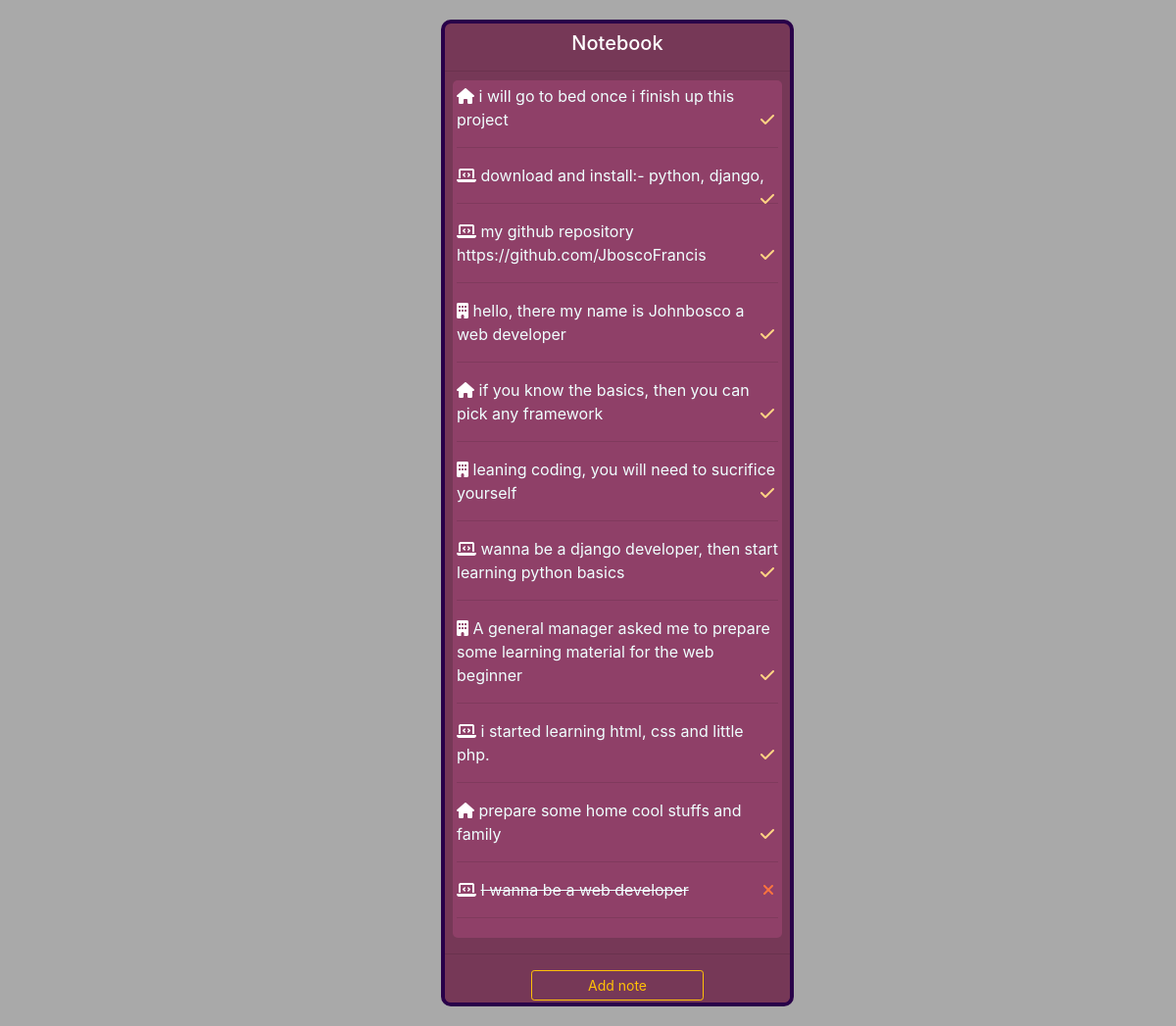
The page / on the database its author committed.
### note/models.py (models this page shows, shortened)
class Note(models.Model):
    note_info = models.TextField(max_length=200, null=True)
    category = models.CharField(choices=CATEGORY, default='ho', max_length=2)
    complete = models.BooleanField(default=False, null=True)
    date_created = models.DateTimeField(auto_now_add=True)
    def __str__(self):
        return self.note_info

### note/views.py (the view, shortened to what this page needs)
# urls.py: path('', views.index, name='index'),
def index(request):
    note = Note.objects.all().order_by('-date_created')
    form = NoteForm()
    context ={'note': note, 'form':form}
    return render(request, 'note/index.html', context)

### note/templates/note/index.html (shortened to what this page needs)
{% extends 'note/base.html'%}
{% block content %}
<div class="container-fluid">
    <div class="container-note pt-2">
        <div class="note-header">
            <h5 class="text-center">Notebook</h5>
            <hr>
        </div>
        <div class="note ml-2 mr-2">
            <div id="note-container">
                {% for note in note %}
                {% if note.category == 'ho'%}
                <div class="">
                    {% if note.complete == True %}
                    <i class="fas fa-home"></i> </i><span><a href="{% url 'detail' note.id %}"><strike>{{note}}</strike></a></span>
                    <a data-note="{{note.id}}" data-action="{{note.complete}}" class="complete mr-1" href="" style="float: right; color:#fb743e"><i class="fas fa-times"></i></a>
                    {% else %}
                    <i class="fas fa-home"></i> </i><span><a href="{% url 'detail' note.id %}">{{note}}</a></span>
                    <a data-note="{{note.id}}" data-action="{{note.complete}}" class="complete mr-1" href="" style="float: right; color:#ffd384"><i class="fas fa-check"></i></a>
                    {% endif %}
                </div>
                <hr>
                {% elif note.category == 'wo' %}
                <div class="">
                    {% if note.complete == True %}
                    <i class="fas fa-building"></i> </i><span><a href="{% url 'detail' note.id %}"><strike>{{note}}</strike></a></span>
                    <a data-note="{{note.id}}" data-action="{{note.complete}}" class="complete mr-1" href="" style="float: right; color:#fb743e"><i class="fas fa-times"></i></a>
                    {% else %}
                    <i class="fas fa-building"></i> </i><span><a href="{% url 'detail' note.id %}">{{note}}</a></span>
                    <a data-note="{{note.id}}" data-action="{{note.complete}}" class="complete mr-1" href="" style="float: right; color:#ffd384"><i class="fas fa-check"></i></a>
                    {% endif %}
                </div>
                <hr>
                {% else %}
                <div class="">
                    {% if note.complete == True %}
                    <i class="fas fa-laptop-code"></i> </i><span><a href="{% url 'detail' note.id %}"><strike>{{note}}</strike></a></span>
                    <a data-note="{{note.id}}" data-action="{{note.complete}}" class="complete mr-1" href="" style="float: right; color:#fb743e"><i class="fas fa-times"></i></a>
                    {% else %}
                    <i class="fas fa-laptop-code"></i> </i><span><a href="{% url 'detail' note.id %}">{{note}}</a></span>
                    <a data-note="{{note.id}}" data-action="{{note.complete}}" class="complete mr-1" href="" style="float: right; color:#ffd384"><i class="fas fa-check"></i></a>
                    {% endif %}
                </div>
                <hr>
                {% endif %}
                {% endfor %}
            </div>
        </div>
        <div class="note-footer">
            <hr>
            <button class="btn btn-outline-warning btn-sm mt-2 mb-2 center" id="add-note">Add note</button>
        </div>
    </div>
</div>
{% endblock %}

### note/templates/note/base.html (shortened to what this page needs)
{% load static %}
<!DOCTYPE html>
<html lang="en">
<head>
    <link rel="stylesheet" href="https://maxcdn.bootstrapcdn.com/bootstrap/4.0.0/css/bootstrap.min.css">
    <link rel="stylesheet" href="{% static '/css/main.css' %}">
</head>
<body>
    <div class="container-fluid">
        {% block content %}{% endblock %}
    </div>
</body>
</html>

### static/css/main.css (style rules this page uses)
body { background-color: darkgray; }
.note-header { position: sticky; height: 50px; margin: 0%; background-color: #763857; top: 0%; }
.container-note { position: fixed; color: white; width: 30%; background-color: #763857; top: 0px; bottom: 0px; border-radius: 10px; border: 4px solid #290149; margin-left: 35%; margin-right: 35%; margin-top: 20px; margin-bottom: 20px; z-index: 9997; overflow-y: auto; }
.note-footer { position: sticky; height: 50px; margin: 0%; background-color: #763857; bottom: 0%; }
.note { background-color: #8f4068; padding: 4px; border-radius: 5px; }
.center { display: block; margin-left: auto; margin-right: auto; width: 50%; }
span a { color: azure; }

### rows shown on the page
Note: note_info "i will go to bed once i finish up this project"
Note: note_info "download and install:- python, django,"
Note: note_info "my github repository https://github.com/JboscoFrancis"
Note: note_info "hello, there my name is Johnbosco a web developer"
Note: note_info "if you know the basics, then you can pick any framework"
Note: note_info "leaning coding, you will need to sucrifice yourself"
Note: note_info "wanna be a django developer, then start learning python basics"
Note: note_info "A general manager asked me to prepare some learning material for the web beginner"
Note: note_info "i started learning html, css and little php."
Note: note_info "prepare some home cool stuffs and family"
Note: note_info "I wanna be a web developer"
